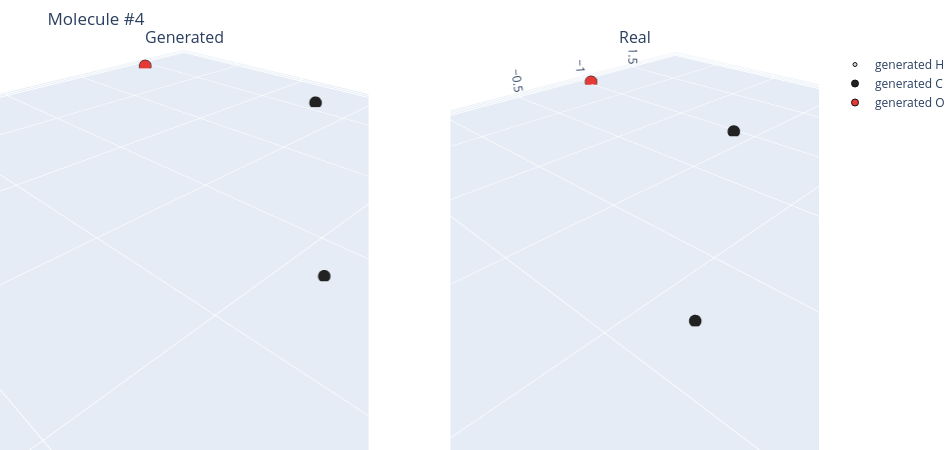

Source (notebook cell):
### Code cell
import plotly.graph_objects as go
from plotly.subplots import make_subplots

ATOM_COLORS = {
    "H": "#d9d9d9",
    "C": "#222222",
    "N": "#2f6fff",
    "O": "#e53935",
    "F": "#43a047",
}

def plot_generated_vs_real_3d(eval_result=generated_eval, idx=0):
    pred_pos = eval_result["pred_pos"].detach().cpu()
    pred_labels = eval_result["pred_type_probs"].argmax(dim=-1).detach().cpu()
    real_pos = drift_real_pos.detach().cpu()
    real_labels = drift_real_types.argmax(dim=-1).detach().cpu()

    fig = make_subplots(
        rows=1,
        cols=2,
        specs=[[{"type": "scene"}, {"type": "scene"}]],
        subplot_titles=("Generated", "Real"),
    )

    for col, pos, labels, name in [
        (1, pred_pos[idx], pred_labels[idx], "generated"),
        (2, real_pos[idx], real_labels[idx], "real"),
    ]:
        for atom_idx, atom_name in enumerate(ATOM_SYMBOLS):
            mask = labels == atom_idx
            if not mask.any():
                continue

            xyz = pos[mask]
            fig.add_trace(
                go.Scatter3d(
                    x=xyz[:, 0],
                    y=xyz[:, 1],
                    z=xyz[:, 2],
                    mode="markers",
                    marker=dict(
                        size=7 if atom_name != "H" else 4,
                        color=ATOM_COLORS.get(atom_name, "#999999"),
                        line=dict(width=1, color="#111111"),
                    ),
                    name=f"{name} {atom_name}",
                    text=[atom_name] * xyz.shape[0],
                    hovertemplate="%{text}<br>x=%{x:.2f}<br>y=%{y:.2f}<br>z=%{z:.2f}<extra></extra>",
                    showlegend=(col == 1),
                ),
                row=1,
                col=col,
            )

    fig.update_layout(
        title=f"Molecule #{idx}",
        width=950,
        height=450,
        margin=dict(l=0, r=0, t=50, b=0),
    )
    fig.update_scenes(aspectmode="data")
    fig.show()

plot_generated_vs_real_3d(idx=4)

### Figure 1 — Plotly figure (JSON) as saved in the notebook; plotly's stock layout.template omitted (floating-point values rounded to 4 significant figures)
{"data": [{"hovertemplate": "%{text}<br>x=%{x:.2f}<br>y=%{y:.2f}<br>z=%{z:.2f}<extra></extra>", "marker": {"color": "#d9d9d9", "line": {"color": "#111111", "width": 1}, "size": 4}, "mode": "markers", "name": "generated H", "scene": "scene", "showlegend": true, "text": ["H", "H"], "type": "scatter3d", "x": [-1.277, 2.005], "y": [0.2865, 1.399], "z": [0.01195, -0.01081]}, {"hovertemplate": "%{text}<br>x=%{x:.2f}<br>y=%{y:.2f}<br>z=%{z:.2f}<extra></extra>", "marker": {"color": "#222222", "line": {"color": "#111111", "width": 1}, "size": 7}, "mode": "markers", "name": "generated C", "scene": "scene", "showlegend": true, "text": ["C", "C", "C"], "type": "scatter3d", "x": [-1.058, 0.1762, 1.074], "y": [-0.6997, 0.1153, 0.7915], "z": [0.005817, -0.0009772, -0.005601]}, {"hovertemplate": "%{text}<br>x=%{x:.2f}<br>y=%{y:.2f}<br>z=%{z:.2f}<extra></extra>", "marker": {"color": "#e53935", "line": {"color": "#111111", "width": 1}, "size": 7}, "mode": "markers", "name": "generated O", "scene": "scene", "showlegend": true, "text": ["O"], "type": "scatter3d", "x": [-0.921], "y": [-1.893], "z": [-0.0003769]}, {"hovertemplate": "%{text}<br>x=%{x:.2f}<br>y=%{y:.2f}<br>z=%{z:.2f}<extra></extra>", "marker": {"color": "#d9d9d9", "line": {"color": "#111111", "width": 1}, "size": 4}, "mode": "markers", "name": "real H", "scene": "scene2", "showlegend": false, "text": ["H", "H"], "type": "scatter3d", "x": [-1.852, 2.199], "y": [0.03677, 1.386], "z": [0.0157, -0.0125]}, {"hovertemplate": "%{text}<br>x=%{x:.2f}<br>y=%{y:.2f}<br>z=%{z:.2f}<extra></extra>", "marker": {"color": "#222222", "line": {"color": "#111111", "width": 1}, "size": 7}, "mode": "markers", "name": "real C", "scene": "scene2", "showlegend": false, "text": ["C", "C", "C"], "type": "scatter3d", "x": [-0.9407, 0.2948, 1.301], "y": [-0.5941, 0.1555, 0.8164], "z": [0.0053, -0.0018, -0.0074]}, {"hovertemplate": "%{text}<br>x=%{x:.2f}<br>y=%{y:.2f}<br>z=%{z:.2f}<extra></extra>", "marker": {"color": "#e53935", "line": {"color": "#111111", "width": 1}, "size": 7}, "mode": "markers", "name": "real O", "scene": "scene2", "showlegend": false, "text": ["O"], "type": "scatter3d", "x": [-1.003], "y": [-1.8], "z": [0.0007]}], "layout": {"annotations": [{"font": {"size": 16}, "showarrow": false, "text": "Generated", "x": 0.225, "xanchor": "center", "xref": "paper", "y": 1, "yanchor": "bottom", "yref": "paper"}, {"font": {"size": 16}, "showarrow": false, "text": "Real", "x": 0.775, "xanchor": "center", "xref": "paper", "y": 1, "yanchor": "bottom", "yref": "paper"}], "height": 450, "margin": {"b": 0, "l": 0, "r": 0, "t": 50}, "scene": {"aspectmode": "data", "domain": {"x": [0, 0.45], "y": [0, 1]}}, "scene2": {"aspectmode": "data", "domain": {"x": [0.55, 1], "y": [0, 1]}}, "title": {"text": "Molecule #4"}, "width": 950}}
